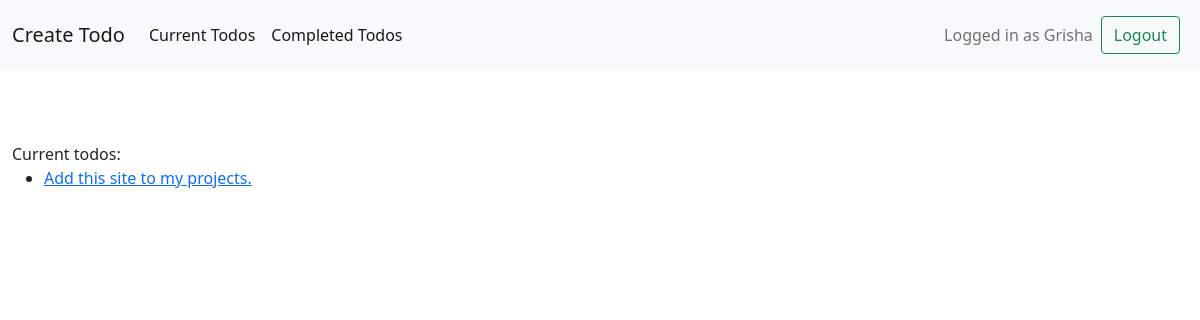
/current/ (signed in), run on an earlier commit of the app's database.
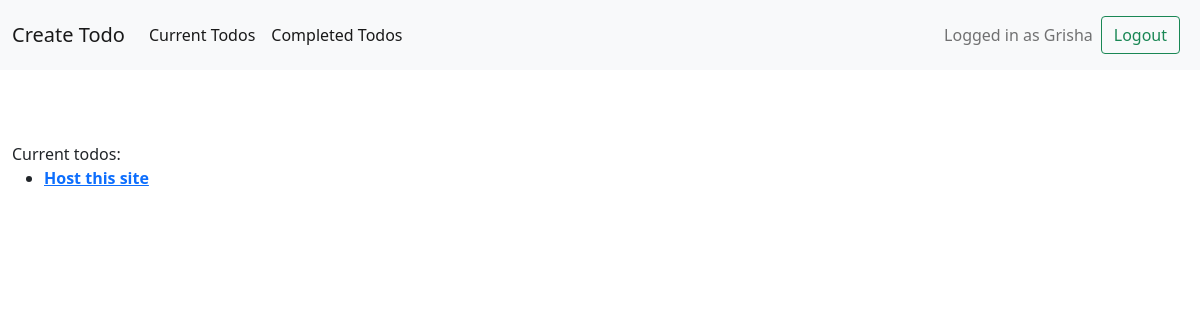
And on a later commit of the database.
### todo/models.py (models this page shows, shortened)
class Todo(models.Model):
    title = models.CharField(max_length=100)
    memo = models.TextField(blank=True)
    created = models.DateTimeField(auto_now_add=True)
    datacompleted = models.DateTimeField(null=True, blank=True)
    important = models.BooleanField(default=False)
    user = models.ForeignKey(User, on_delete=models.CASCADE)

### todo/views.py (the view)
# urls.py: path('current/', views.currenttodos, name = 'currenttodos'),
@login_required
def currenttodos(request):
    todos = Todo.objects.filter(user=request.user, datacompleted__isnull=True)
    return render(request, 'todo/currenttodos.html',{'todos':todos})

### todo/templates/todo/currenttodos.html
{% extends 'todo/base.html' %}
{% block content %}
Current todos:
<ul>
  {% for todo in todos %}
    <li>
      {% if todo.important %}<strong>{% endif %}
        <a href="{% url 'viewtodo' todo.id %}">
          {{ todo.title }}
        </a>
      {% if todo.important %}</strong>{% endif %}
    </li>
  {% endfor %}
</ul>
{% endblock %}

What changed in the data, as far as the page shows it:
no longer on this page (row edited): Todo: title "Add this site to my projects."
added Todo: title "Host this site"
